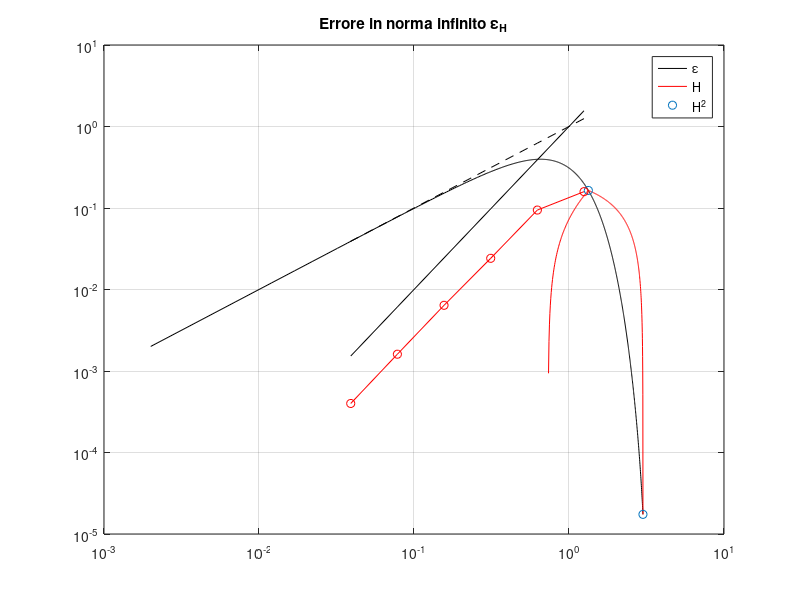

The MATLAB source for this figure:
% Esercizio 2 Laboratorio 8

f = @(x) exp(-x.^2) .* sin(x);

a = -2; b = 3;

xvect = linspace( a, b, 1e3 );
yvect = f( xvect );

%% a) Polinomio interpolante composito lineare

%==========================================================================
% INTERP1
%==========================================================================
% Parametri di ingresso:
%   - nodi di interpolazione
%   - valori della funzione in corrispondenza di tali nodi
%   - punti nei quale valutare il polinomio interpolante
%
% Parametri di uscita:
%   - valutazione del polinomio interpolante in tali punti
%
%==========================================================================

n = 3;

x_nod = linspace( a, b, n+1 );
y_nod = f( x_nod );

p_interp = interp1( x_nod, y_nod, xvect );

plot( xvect, yvect, 'k', xvect, p_interp, 'r' );
hold on; grid on;
plot( x_nod, y_nod, 'o' );
title('Linear Interpolation');
legend('funzione: f(x)', 'interpolazione composita: \Pi_n f(x)', 'nodi');

%% b) errore di interpolazione in norma infinito
err = norm( yvect - p_interp, inf );

fprintf("errore di interpolazione è: %g\n", err);

%% c) implementazione con vettore di n

HH = []; err_max = [];

for n = 2 .^ ( 2: 7 )
    
    H = ( b-a ) / n;
    HH = [ HH H ];
    
    x_nod = linspace( a, b, n+1 );
    y_nod = f( x_nod );
    
    p_interp = interp1( x_nod, y_nod, xvect );
    
    err = norm( yvect - p_interp, inf );
    err_max = [ err_max err ];
    
end

loglog( HH, err_max, 'ro-', HH, HH, 'k--', HH, HH.^2, 'k' );
legend('\epsilon', 'H', 'H^2');
title('Errore in norma infinito \epsilon_H');

% COMMENTO
% Si verifica graficamente che l'errore si abbatte con andamento quadratico
% rispetto ad H, in accordo con la stima teorica.